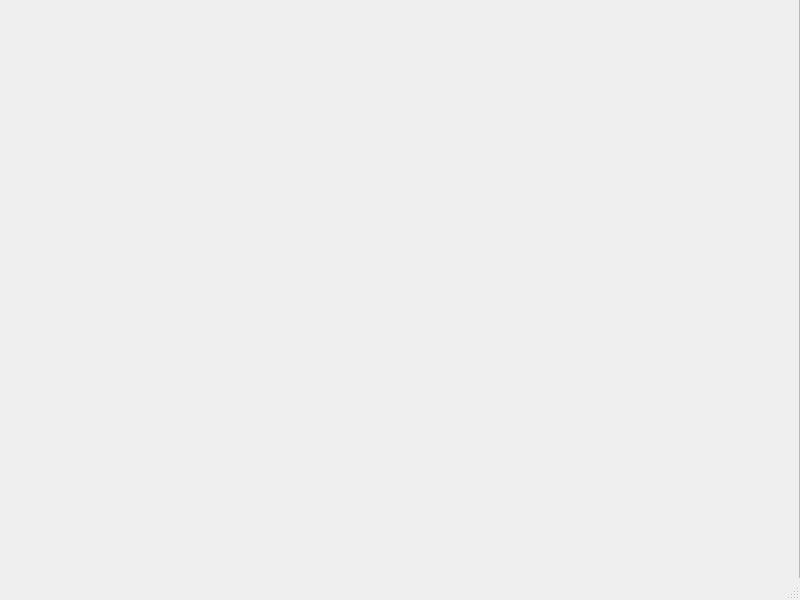
<?xml version="1.0" encoding="UTF-8"?>
<ui version="4.0">
 <class>MainWindow</class>
 <widget class="QMainWindow" name="MainWindow">
  <property name="geometry">
   <rect>
    <x>0</x>
    <y>0</y>
    <width>800</width>
    <height>600</height>
   </rect>
  </property>
  <property name="windowTitle">
   <string>MainWindow</string>
  </property>
  <widget class="QWidget" name="centralwidget">
   <widget class="QScrollArea" name="scrollArea">
    <property name="geometry">
     <rect>
      <x>-11</x>
      <y>-1</y>
      <width>811</width>
      <height>581</height>
     </rect>
    </property>
    <property name="widgetResizable">
     <bool>true</bool>
    </property>
    <widget class="QWidget" name="scrollAreaWidgetContents">
     <property name="geometry">
      <rect>
       <x>0</x>
       <y>0</y>
       <width>809</width>
       <height>579</height>
      </rect>
     </property>
    </widget>
   </widget>
  </widget>
  <widget class="QStatusBar" name="statusbar"/>
  <widget class="QMenuBar" name="menubar">
   <property name="geometry">
    <rect>
     <x>0</x>
     <y>0</y>
     <width>800</width>
     <height>24</height>
    </rect>
   </property>
  </widget>
  <action name="actionToggleTerminal">
   <property name="text">
    <string>Command</string>
   </property>
  </action>
 </widget>
 <resources/>
 <connections/>
</ui>
